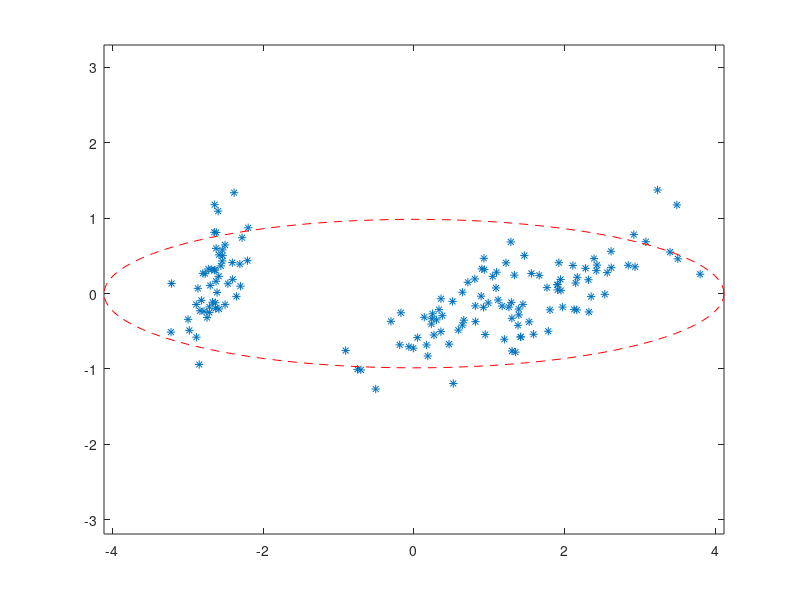

MATLAB code to generate this figure:
load fisheriris
D = meas; % [150 x 4] data feature matrix containing 4 features of 150 samples 
% compute D_pca and eigvals using the pca function
[eigvects,D_pca,eigvals] = pca(D);
% Define D_pca_x and D_pca_y, the first two dimensions of the data in the D_pca feature space
D_pca_x = D_pca(:,1);
D_pca_y = D_pca(:,2);
% scatter plot the data with asterisks '*'
plot(D_pca_x,D_pca_y,'*')
hold on
% Define ellipse_x and ellipse_y, x and y coordinates for the PCA ellipsoid in the first 2 dimensions as a function of theta 
theta = 2*pi*[0:100]/100;
ellipse_x = 2*sqrt(eigvals(1))*cos(theta);
ellipse_y = 2*sqrt(eigvals(2))*sin(theta);
%Plot the ellipse with red dashed lines 'r--'
plot(ellipse_x,ellipse_y,'r--')
%Use axis equal to correct aspect ratio
axis equal
